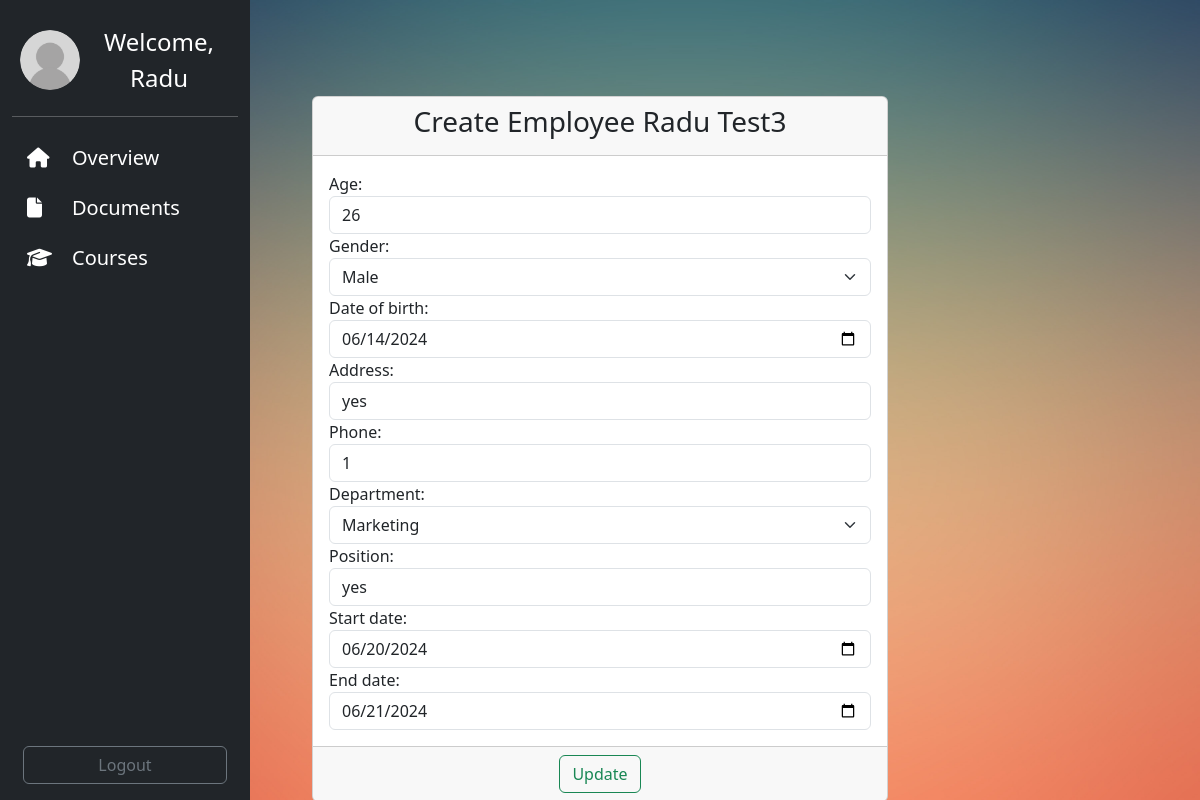
Page /update_employee/6/ (signed in) on the committed database.
### employee/models.py (models this page shows, shortened)
class Employee(models.Model):
    GENDER_CHOICES = [
        ('M', 'Male'),
        ('F', 'Female'),
    ]
    DEPARTMENT_CHOICES = [
        ('HR', 'Human Resources'),
        ('MKT', 'Marketing'),
        ('FIN', 'Finance'),
        ('OPS', 'Operations'),
        ('IM', 'Infrastructure Management'),
    ]
    user = models.OneToOneField(User, on_delete=models.CASCADE)
    first_name = models.CharField(max_length=50)
    last_name = models.CharField(max_length=50)
    age = models.IntegerField(null=True, blank=True)
    gender = models.CharField(max_length=1, choices=GENDER_CHOICES)
    date_of_birth = models.DateField(null=True, blank=True)
    address = models.CharField(max_length=500)
    email = models.EmailField()
    phone = models.CharField(max_length=50)
    department = models.CharField(max_length=3, choices=DEPARTMENT_CHOICES)
    position = models.CharField(max_length=50)
    start_date = models.DateField(null=True, blank=True)
    end_date = models.DateField(null=True, blank=True)
    created_at = models.DateTimeField(auto_now_add=True)
    updated_at = models.DateTimeField(auto_now=True)
    def __str__(self):
        return f'{self.first_name} {self.last_name}'

### employee/views.py (the view, shortened to what this page needs)
# urls.py: path('update_employee/<int:pk>/', views.EmployeeUpdateView.as_view(), name='update-employee'),
class EmployeeUpdateView(LoginRequiredMixin, UpdateView):
    template_name = 'employee/update_employee.html'
    model = Employee
    form_class = EmployeeForm
    def get_object(self, queryset=None):
        user_pk = self.kwargs.get('pk')
        user = get_object_or_404(User, pk=user_pk)
        employee, created = Employee.objects.get_or_create(user=user)
        return employee
    def get_initial(self):
        initial = super().get_initial()
        initial['first_name'] = self.object.user.first_name
        initial['last_name'] = self.object.user.last_name
        initial['email'] = self.object.user.email
        return initial

### employee/forms.py (shortened to what this page needs)
class EmployeeForm(forms.ModelForm):
    class Meta:
        model = Employee
        exclude = ('user', 'first_name', 'last_name', 'email', 'created_at', 'updated_at')
        widgets = {
            'age': forms.NumberInput(attrs={'class': 'form-control', 'placeholder': 'Age'}),
            'gender': forms.Select(attrs={'class': 'form-select'}),
            'date_of_birth': forms.DateInput(attrs={'class': 'form-control', 'type': 'date'}),
            'address': forms.TextInput(attrs={'class': 'form-control'}),
            'phone': forms.NumberInput(attrs={'class': 'form-control', 'placeholder': 'Phone'}),
            'department': forms.Select(attrs={'class': 'form-select'}),
            'position': forms.TextInput(attrs={'class': 'form-control'}),
            'start_date': forms.DateInput(attrs={'class': 'form-control', 'type': 'date'}),
            'end_date': forms.DateInput(attrs={'class': 'form-control', 'type': 'date', 'required': False}),
        }
    def __init__(self, *args, **kwargs):
        super().__init__(*args, **kwargs)
        self.fields['end_date'].required = False

### templates/employee/update_employee.html (shortened to what this page needs)
{% extends "base.html" %}
{% block content %}
    <br><br><br><br>
    <div class="container-fluid">
        <div class="row">
            <div class="col-md-6 offset-md-3">
                <div class="card">
                    <div class="card-header">
                        <h3 class="text-center">Create Employee {{ employee }}</h3>
                    </div>
                    <form method="post">
                        <div class="card-body">
                            {{ form }}
                        </div>
                        <div class="card-footer text-center">
                            <button type="submit" class="btn btn-outline-success">
                                Update
                            </button>
                        </div>
                    </form>
                </div>
            </div>
        </div>
    </div>
{% endblock %}

### templates/sidebar.html (shortened to what this page needs)
{% load static %}
{% if user.is_authenticated %}
    <div class="container-fluid">
        <div class="row">
            <nav id="sidebar" class="col-md-3 col-lg-2 d-md-block bg-dark sidebar">
                <div class="position-sticky d-flex flex-column h-100">
                    <div class="pt-4 pb-1 px-2 welcome-container">
                        <a href="#" class="text-white text-decoration-none d-flex align-items-center">
                            <img src="{{ user.employee.profile_picture.url }}" alt="Profile Picture"
                                 class="profile-picture me-2 sidebar-profile-picture"
                                 onerror="this.onerror=null;this.src='{% static 'images/avatar.png' %}';">
                            <span class="fs-4 d-none d-sm-inline welcome-text">
                                Welcome,
                                {% if user.first_name %}
                                    {{ user.first_name }}
                                {% else %}
                                    {{ user.username }}
                                {% endif %}
                            </span>
                        </a>
                    </div>
                    <hr class="text-white">
                    <ul class="nav nav-pills flex-column mb-auto">
                        {% if user.employee %}
                            <li class="nav-item {% if '/overview/' in request.path %}active{% endif %}">
                                <a href="{% url 'overview' %}" class="nav-link d-flex align-items-center">
                                    <i class="fa-solid fa-home me-2"></i>
                                    <span class="d-none d-sm-inline">Overview</span>
                                </a>
                            </li>
                            <li class="nav-item {% if '/documents/' in request.path %}active{% endif %}">
                                <a href="#" class="nav-link d-flex align-items-center">
                                    <i class="fa-solid fa-file me-2"></i>
                                    <span class="d-none d-sm-inline">Documents</span>
                                </a>
                            </li>
                            <li class="nav-item {% if '/courses/' in request.path %}active{% endif %}">
                                <a href="#" class="nav-link d-flex align-items-center">
                                    <i class="fa-solid fa-graduation-cap me-2"></i>
                                    <span class="d-none d-sm-inline">Courses</span>
                                </a>
                            </li>
                        {% endif %}
                    </ul>
                    <div class="mt-auto logout-div">
                        <form method="post" action="{% url 'logout' %}" class="mb-3 d-flex justify-content-center">
                            <button type="submit" class="btn btn-outline-secondary logout-button">
                                Logout
                            </button>
                        </form>
                    </div>
                </div>
            </nav>
        </div>
    </div>
{% endif %}

### static/css/stylesheet.css (style rules this page uses)
body { margin: 0; padding: 0; overflow-x: hidden; background: url('../images/background.jpg') no-repeat center center fixed; background-size: cover; }
.sidebar { color: black; background-color: #343a40; position: fixed; top: 0; bottom: 0; left: 0; width: 250px; z-index: 1; }
.welcome-container { display: flex; justify-content: center; }
.welcome-text { text-align: center; width: 100%; }
.sidebar-profile-picture { width: 60px; height: 60px; border-radius: 50%; object-fit: cover; margin-right: 10px; }
.sidebar .logout-div { margin-right: auto; margin-left: auto; width: 100%; }
.sidebar .logout-button { width: 90%; }
.nav-link { color: white; position: relative; padding: 10px 25px; }
.nav-link i { position: absolute; left: 15px; top: 50%; transform: translateY(-50%); font-size: 20px; }
.nav-link span { margin-left: 35px; font-size: 20px; }

### rows in the picture
Employee: first_name+last_name "Radu Test3", age "26", gender "Male", date_of_birth "06/14/2024", address "yes", phone "1", department "Marketing", position "yes", start_date "06/20/2024", end_date "06/21/2024"

### other values in the picture
{{ user.first_name }} "Radu"
